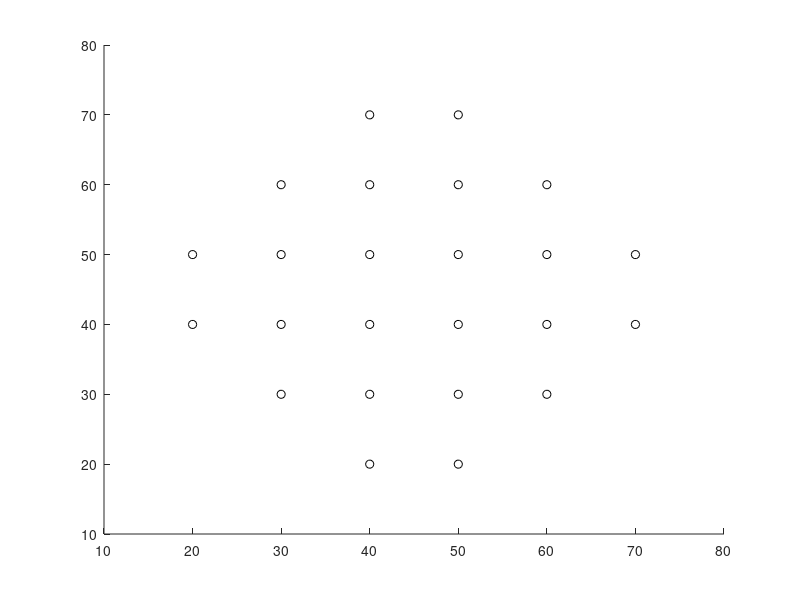

MATLAB code to generate this figure:
%% gap size matrix for scenarios

clear all
close all
clc

%% define gap sizes:
% 6 different gap sizes in total

a = 20;
b = 30;
c = 40;
d = 50;
e = 60;
f = 70;


%% scatterplot search space for gap size combinations:

searchspace = figure;
scatter([c,d],[a,a],'k')
hold on;
scatter([b,c,d,e],[b,b,b,b],'k');
hold on;
scatter([a,b,c,d,e,f],[c,c,c,c,c,c],'k');
hold on;
scatter([a,b,c,d,e,f],[d,d,d,d,d,d],'k');
hold on;
scatter([b,c,d,e],[e,e,e,e],'k');
hold on;
scatter([c,d],[f,f],'k')
xlim([10,80]);
ylim([10,80]);

%% prepare gap size matrix with following properties:
% 24 scenarios per workload condition
% 7 gaps per scenario
% 24 x 6 gaps
% 24 different gap size combinations
% all 24 appear in each column of the 24 x 6 matrix

% combinations:
% a:       c, d
% b:    b, c, d, e
% c: a, b, c, d, e, f
% d: a, b, c, d, e, f
% e:    b, c, d, e
% f:       c, d

%    2  4  6  6  4  2

% array for first gap:
g1 = [a,a,b,b,b,b,c,c,c,c,c,c,d,d,d,d,d,d,e,e,e,e,f,f];

% arrays for subseqent gap:
a2 = [c,d];
b2 = [b,c,d,e];
c2 = [a,b,c,d,e,f];
d2 = [a,b,c,d,e,f];
e2 = [b,c,d,e];
f2 = [c,d];


%% constrcuct gap size matrix:



for n = 1:2 % for both n_back levels
    
    % predefine gap size matrix
    G = zeros(24, 6); 
    
    % first gap:
    G(:,1) = g1(randperm(length(g1)));
    
    % gaps 2 until 7:
    for ind1 = 2:size(G,2) % loop through gaps
        
        % support variables:
        
        % shuffling arrays for subsequent gaps
        temp_a2 = a2(randperm(length(a2)));
        temp_b2 = b2(randperm(length(b2)));
        temp_c2 = c2(randperm(length(c2)));
        temp_d2 = d2(randperm(length(d2)));
        temp_e2 = e2(randperm(length(e2)));
        temp_f2 = f2(randperm(length(f2)));
        
        % indices for shuffled arrays:
        ind_a2 = 1;
        ind_b2 = 1;
        ind_c2 = 1;
        ind_d2 = 1;
        ind_e2 = 1;
        ind_f2 = 1;
        
        for ind2 = 1:size(G,1) % loop through scenarios
            
            if G(ind2,ind1-1) == a
                G(ind2,ind1) = temp_a2(ind_a2);
                ind_a2 = ind_a2 + 1;
            elseif G(ind2,ind1-1) == b
                G(ind2,ind1) = temp_b2(ind_b2);
                ind_b2 = ind_b2 + 1;
            elseif G(ind2,ind1-1) == c
                G(ind2,ind1) = temp_c2(ind_c2);
                ind_c2 = ind_c2 + 1;
            elseif G(ind2,ind1-1) == d
                G(ind2,ind1) = temp_d2(ind_d2);
                ind_d2 = ind_d2 + 1;
            elseif G(ind2,ind1-1) == e
                G(ind2,ind1) = temp_e2(ind_e2);
                ind_e2 = ind_e2 + 1;
            elseif G(ind2,ind1-1) == f
                G(ind2,ind1) = temp_f2(ind_f2);
                ind_f2 = ind_f2 + 1;
            end
            
        end % end of scenario loop
        
    end % end of gap loop
    
    % store matrices for both n_back levels:
    if n == 1
        G_1 = G;
    elseif n == 2
        G_2 = G;
    end
    
end % end of n_back loop


%% use gap_size matrix to create position matrix

% position of Truck:
truck = 360;

% position of first Car:
first = 345;

for n = 1:2 % for both n_back levels
    
    % adress correct gap_size matrix:
    if n == 1
        G = G_1;
    elseif n == 2
        G = G_2;
    end

    % predifine position matrix:
    P = zeros(24,8);
    
    % position of truck:
    P(:,1) = truck;
    
    % position of first car:
    P(:,2) = first;
    
    % all other positions:
    for c = 3:size(P,2) % loop through positions of cars 
        
        for s = 1:size(P,1) % loop through scenarios
            
            P(s,c) = P(s,c-1)-G(s,c-2);
            if P(s,c) < 0
                warning("negative position")
            end
            
        end % end of scenario loop
        
    end % end of position loop
    
    % store positions for both n_back levels and save:
    if n == 1
        P_1 = P;
        save('C:\Users\zuse\OneDrive\Masterarbeit\Data\gap_sizes\position_matrix_1.mat','P_1')
    elseif n == 2
        P_2 = P;
        save('C:\Users\zuse\OneDrive\Masterarbeit\Data\gap_sizes\position_matrix_2.mat','P_2')
    end
    
end % end of n_back loop


        









